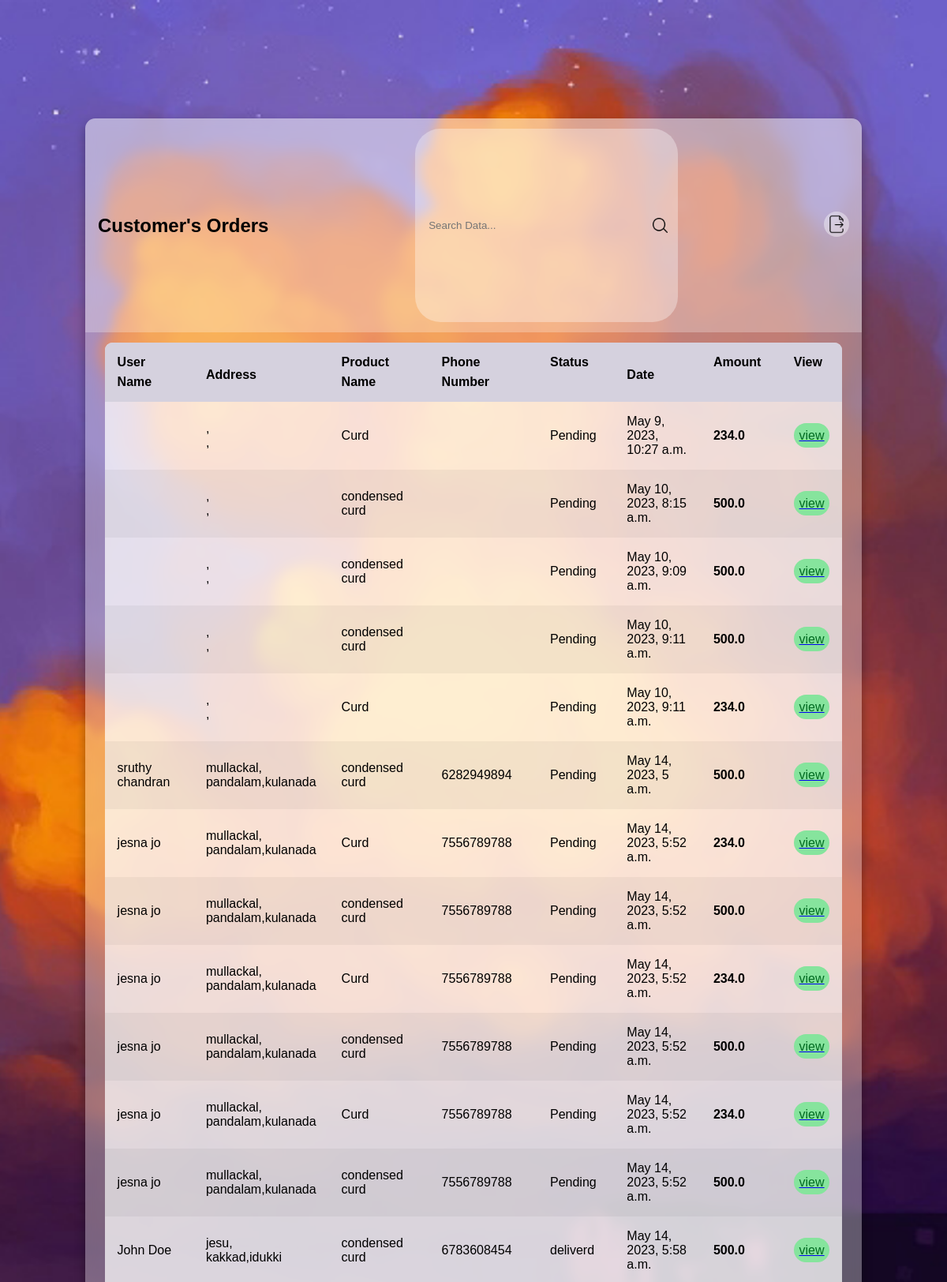
/productdelivery (upper part), run on the app's committed database.
### dairyapp/models.py (models this page shows, shortened)
class OrderPlaced(models.Model):
    STATUS = (
        ('Pending', 'Pending'),
        ('Received', 'Received'),
        ('Shipped', 'Shipped'),
        ('On The Way', 'On The Way'),
        ('Delivered', 'Delivered'),
        ('Cancelled', 'Cancelled'),
    )
    user=models.ForeignKey(User,on_delete=models.SET_NULL,null=True,blank =True)
    myorder = models.ForeignKey(user_address, on_delete=models.SET_NULL,null=True,blank =True)
    date_ordered = models.DateTimeField(auto_now_add=True)
    product = models.ForeignKey(Cart,on_delete=models.SET_NULL,null=True,blank =True)
    complete = models.BooleanField(default=False,null=True,blank=False)
    status = models.CharField(max_length=10, choices=STATUS, default='Pending')
    otp = models.CharField(max_length=6, blank=True, null=True)

class Cart(models.Model):
    user = models.ForeignKey(User, on_delete=models.CASCADE)
    product = models.ForeignKey(Products, on_delete=models.CASCADE)
    product_qty = models.IntegerField(default=1)
    price = models.IntegerField(default=0,null=True,blank=True)

class Products(models.Model):
    prd_name=models.CharField(max_length=100)
    prd_price=models.FloatField()
    prd_description = models.TextField()
    category = models.ForeignKey(categories,on_delete=models.CASCADE, max_length=100, null=True)
    stock = models.IntegerField(default=1)
    prd_img=models.ImageField(upload_to='Products')
    adddate = models.DateField("adddate", auto_now_add=True)
    expirydate = models.DateField("expirydate", null=True)
    myuser = models.ForeignKey(Seller_registration, on_delete=models.CASCADE, max_length=100, null=True)

class user_address(models.Model):
    user=models.ForeignKey(User,on_delete=models.CASCADE,verbose_name='Email')
    fname = models.CharField(max_length=200,verbose_name='First Name')
    lname = models.CharField(max_length=200,verbose_name='Last Name')
    phone_no = models.CharField(max_length=200)
    email = models.EmailField(max_length=200)
    hname = models.CharField(max_length=200)
    street = models.CharField(max_length=200)
    city = models.CharField(max_length=200)
    district=models.CharField(max_length=200)
    pin=models.CharField(max_length=200)

### dairyapp/views.py (the view)
# urls.py: path('productdelivery', views.productdelivery, name='productdelivery'),
def productdelivery(request):
        orders = OrderPlaced.objects.all()
        context = {'orders': orders}
        return render(request, 'productdelivery.html', context)

### dairyapp/templates/productdelivery.html (shortened to what this page needs)
{% load static %}
<!DOCTYPE html>
<html lang="en" title="Coding design">
<head>
    <link rel="stylesheet" href="{% static 'style4.css' %}">
</head>
<body>
    <main class="table">
        <section class="table__header">
            <h1>Customer's Orders</h1>
            <div class="input-group">
                <input type="search" placeholder="Search Data...">
                <img src="{% static 'images/search.png' %}" alt="">
            </div>
            <div class="export__file">
                <label for="export-file" class="export__file-btn" title="Export File"></label>
            </div>
        </section>
        <section class="table__body">
            <table>
                <thead>
                    <tr>
                        <th> user name<span class="icon-arrow"></span></th>
                        <th> address <span class="icon-arrow"></span></th>
                        <th>product name<span class="icon-arrow"></span></th>
                        <th> phone number <span class="icon-arrow"></span></th>
                        <th> Status <span class="icon-arrow"></span></th>
                        <th> date <span class="icon-arrow"></span></th>
                        <th> Amount <span class="icon-arrow"></span></th>
                        <th> view <span class="icon-arrow"></span></th>
                    </tr>
                </thead>
                <tbody>
                 {% for i in orders %}
                    <tr>
                        <td>{{i.myorder.fname}} {{i.myorder.lname}} </td>
                        <td> {{i.myorder.hname}},<br>{{i.myorder.street}},{{i.myorder.city}}</td>
                        <td> {{i.product.product.prd_name}}</td>
                          <td> {{i.myorder.phone_no}} </td>
                        <td>{{i.status}}</td>
                        <td> {{i.date_ordered }}</td>
                        <td> <strong>{{i.product.product.prd_price}} </strong></td>
                        <td>
                            <a href="{% url 'deliveryboy' i.product.product.prd_name %}">
                            <p class="status delivered">view</p></a>
                        </td>
                    </tr>
                   {% endfor %}
                </tbody>
            </table>
        </section>
    </main>
</body>
</html>

### dairyapp/static/style4.css (style rules this page uses)
* { margin: 0; padding: 0; box-sizing: border-box; font-family: sans-serif; }
body { min-height: 100vh; background: url(images/html_table.jpg) center / cover; display: flex; justify-content: center; align-items: center; }
main.table { width: 82vw; height: 90vh; background-color: #fff5; backdrop-filter: blur(7px); box-shadow: 0 .4rem .8rem #0005; border-radius: .8rem; overflow: hidden; }
.table__header { width: 100%; height: 10%; background-color: #fff4; padding: .8rem 1rem; display: flex; justify-content: space-between; align-items: center; }
.table__header .input-group { width: 35%; height: 100%; background-color: #fff5; padding: 0 .8rem; border-radius: 2rem; display: flex; justify-content: center; align-items: center; transition: .2s; }
.table__header .input-group img { width: 1.2rem; height: 1.2rem; }
.table__header .input-group input { width: 100%; padding: 0 .5rem 0 .3rem; background-color: transparent; border: none; outline: none; }
.table__body { width: 95%; max-height: calc(89% - 1.6rem); background-color: #fffb; margin: .8rem auto; border-radius: .6rem; overflow: auto; overflow: overlay; }
table { width: 100%; }
table, th, td { border-collapse: collapse; padding: 1rem; text-align: left; }
thead th { position: sticky; top: 0; left: 0; background-color: #d5d1defe; cursor: pointer; text-transform: capitalize; }
tbody tr:nth-child(even) { background-color: #0000000b; }
tbody tr { --delay: .1s; transition: .5s ease-in-out var(--delay), background-color 0s; }
tbody tr td, tbody tr td p, tbody tr td img { transition: .2s ease-in-out; }
.status { padding: .4rem 0; border-radius: 2rem; text-align: center; }
.status.delivered { background-color: #86e49d; color: #006b21; }
thead th span.icon-arrow { display: inline-block; width: 1.3rem; height: 1.3rem; border-radius: 50%; border: 1.4px solid transparent; text-align: center; font-size: 1rem; margin-left: .5rem; transition: .2s ease-in-out; }
.export__file { position: relative; }
.export__file .export__file-btn { display: inline-block; width: 2rem; height: 2rem; background: #fff6 url(images/export.png) center / 80% no-repeat; border-radius: 50%; transition: .2s ease-in-out; }

### data on the page
OrderPlaced: product.product.prd_name "Curd", status "Pending", date_ordered "May 9, 2023, 10:27 a.m.", product.product.prd_price "234.0"
OrderPlaced: product.product.prd_name "condensed curd", status "Pending", date_ordered "May 10, 2023, 8:15 a.m.", product.product.prd_price "500.0"
OrderPlaced: product.product.prd_name "condensed curd", status "Pending", date_ordered "May 10, 2023, 9:09 a.m.", product.product.prd_price "500.0"
OrderPlaced: product.product.prd_name "condensed curd", status "Pending", date_ordered "May 10, 2023, 9:11 a.m.", product.product.prd_price "500.0"
OrderPlaced: product.product.prd_name "Curd", status "Pending", date_ordered "May 10, 2023, 9:11 a.m.", product.product.prd_price "234.0"
OrderPlaced: myorder.fname "sruthy", myorder.lname "chandran", myorder.hname "mullackal", myorder.street "pandalam", myorder.city "kulanada", product.product.prd_name "condensed curd", myorder.phone_no "6282949894", status "Pending", date_ordered "May 14, 2023, 5 a.m.", product.product.prd_price "500.0"
OrderPlaced: myorder.fname "jesna", myorder.lname "jo", myorder.hname "mullackal", myorder.street "pandalam", myorder.city "kulanada", product.product.prd_name "Curd", myorder.phone_no "7556789788", status "Pending", date_ordered "May 14, 2023, 5:52 a.m.", product.product.prd_price "234.0"
OrderPlaced: myorder.fname "jesna", myorder.lname "jo", myorder.hname "mullackal", myorder.street "pandalam", myorder.city "kulanada", product.product.prd_name "condensed curd", myorder.phone_no "7556789788", status "Pending", date_ordered "May 14, 2023, 5:52 a.m.", product.product.prd_price "500.0"
OrderPlaced: myorder.fname "jesna", myorder.lname "jo", myorder.hname "mullackal", myorder.street "pandalam", myorder.city "kulanada", product.product.prd_name "Curd", myorder.phone_no "7556789788", status "Pending", date_ordered "May 14, 2023, 5:52 a.m.", product.product.prd_price "234.0"
OrderPlaced: myorder.fname "jesna", myorder.lname "jo", myorder.hname "mullackal", myorder.street "pandalam", myorder.city "kulanada", product.product.prd_name "condensed curd", myorder.phone_no "7556789788", status "Pending", date_ordered "May 14, 2023, 5:52 a.m.", product.product.prd_price "500.0"
OrderPlaced: myorder.fname "jesna", myorder.lname "jo", myorder.hname "mullackal", myorder.street "pandalam", myorder.city "kulanada", product.product.prd_name "Curd", myorder.phone_no "7556789788", status "Pending", date_ordered "May 14, 2023, 5:52 a.m.", product.product.prd_price "234.0"
OrderPlaced: myorder.fname "jesna", myorder.lname "jo", myorder.hname "mullackal", myorder.street "pandalam", myorder.city "kulanada", product.product.prd_name "condensed curd", myorder.phone_no "7556789788", status "Pending", date_ordered "May 14, 2023, 5:52 a.m.", product.product.prd_price "500.0"
OrderPlaced: myorder.fname "John", myorder.lname "Doe", myorder.hname "jesu", myorder.street "kakkad", myorder.city "idukki", product.product.prd_name "condensed curd", myorder.phone_no "6783608454", status "deliverd", date_ordered "May 14, 2023, 5:58 a.m.", product.product.prd_price "500.0"
